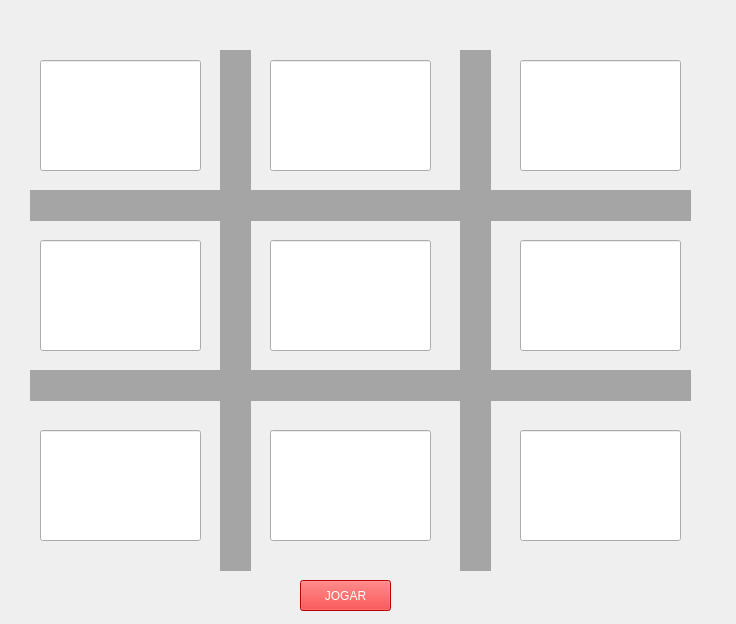
<?xml version="1.0" encoding="UTF-8"?>
<ui version="4.0">
 <class>mainWindow</class>
 <widget class="QMainWindow" name="mainWindow">
  <property name="geometry">
   <rect>
    <x>0</x>
    <y>0</y>
    <width>736</width>
    <height>624</height>
   </rect>
  </property>
  <property name="windowTitle">
   <string>Jogo da velha</string>
  </property>
  <property name="windowIcon">
   <iconset>
    <normaloff>velha.jpeg</normaloff>velha.jpeg</iconset>
  </property>
  <widget class="QWidget" name="centralwidget">
   <widget class="QFrame" name="verticalFrame">
    <property name="geometry">
     <rect>
      <x>30</x>
      <y>190</y>
      <width>661</width>
      <height>31</height>
     </rect>
    </property>
    <property name="styleSheet">
     <string notr="true">background-color: rgb(165, 165, 165);</string>
    </property>
    <layout class="QVBoxLayout" name="verticalLayout">
     <item>
      <widget class="QLabel" name="label_2">
       <property name="styleSheet">
        <string notr="true">font: 16pt &quot;MS Shell Dlg 2&quot;;
color: rgb(255, 0, 0);
</string>
       </property>
       <property name="text">
        <string/>
       </property>
      </widget>
     </item>
    </layout>
   </widget>
   <widget class="QFrame" name="verticalFrame_2">
    <property name="geometry">
     <rect>
      <x>30</x>
      <y>370</y>
      <width>661</width>
      <height>31</height>
     </rect>
    </property>
    <property name="styleSheet">
     <string notr="true">background-color: rgb(165, 165, 165);</string>
    </property>
    <layout class="QVBoxLayout" name="verticalLayout_2"/>
   </widget>
   <widget class="QFrame" name="horizontalFrame">
    <property name="geometry">
     <rect>
      <x>220</x>
      <y>50</y>
      <width>31</width>
      <height>521</height>
     </rect>
    </property>
    <property name="styleSheet">
     <string notr="true">background-color: rgb(165, 165, 165);</string>
    </property>
    <layout class="QHBoxLayout" name="horizontalLayout"/>
   </widget>
   <widget class="QFrame" name="horizontalFrame_2">
    <property name="geometry">
     <rect>
      <x>460</x>
      <y>50</y>
      <width>31</width>
      <height>521</height>
     </rect>
    </property>
    <property name="styleSheet">
     <string notr="true">background-color: rgb(165, 165, 165);</string>
    </property>
    <layout class="QHBoxLayout" name="horizontalLayout_2"/>
   </widget>
   <widget class="QLineEdit" name="lineEdit">
    <property name="geometry">
     <rect>
      <x>40</x>
      <y>60</y>
      <width>161</width>
      <height>111</height>
     </rect>
    </property>
    <property name="styleSheet">
     <string notr="true">font: 48pt &quot;MS Shell Dlg 2&quot;;</string>
    </property>
    <property name="text">
     <string/>
    </property>
   </widget>
   <widget class="QLineEdit" name="lineEdit_2">
    <property name="geometry">
     <rect>
      <x>270</x>
      <y>60</y>
      <width>161</width>
      <height>111</height>
     </rect>
    </property>
    <property name="styleSheet">
     <string notr="true">font: 48pt &quot;MS Shell Dlg 2&quot;;</string>
    </property>
   </widget>
   <widget class="QLineEdit" name="lineEdit_3">
    <property name="geometry">
     <rect>
      <x>520</x>
      <y>60</y>
      <width>161</width>
      <height>111</height>
     </rect>
    </property>
    <property name="styleSheet">
     <string notr="true">font: 48pt &quot;MS Shell Dlg 2&quot;;</string>
    </property>
   </widget>
   <widget class="QLineEdit" name="lineEdit_4">
    <property name="geometry">
     <rect>
      <x>40</x>
      <y>240</y>
      <width>161</width>
      <height>111</height>
     </rect>
    </property>
    <property name="styleSheet">
     <string notr="true">font: 48pt &quot;MS Shell Dlg 2&quot;;</string>
    </property>
   </widget>
   <widget class="QLineEdit" name="lineEdit_5">
    <property name="geometry">
     <rect>
      <x>270</x>
      <y>240</y>
      <width>161</width>
      <height>111</height>
     </rect>
    </property>
    <property name="styleSheet">
     <string notr="true">font: 48pt &quot;MS Shell Dlg 2&quot;;</string>
    </property>
   </widget>
   <widget class="QLineEdit" name="lineEdit_6">
    <property name="geometry">
     <rect>
      <x>520</x>
      <y>240</y>
      <width>161</width>
      <height>111</height>
     </rect>
    </property>
    <property name="styleSheet">
     <string notr="true">font: 48pt &quot;MS Shell Dlg 2&quot;;</string>
    </property>
   </widget>
   <widget class="QLineEdit" name="lineEdit_7">
    <property name="geometry">
     <rect>
      <x>40</x>
      <y>430</y>
      <width>161</width>
      <height>111</height>
     </rect>
    </property>
    <property name="styleSheet">
     <string notr="true">font: 48pt &quot;MS Shell Dlg 2&quot;;</string>
    </property>
   </widget>
   <widget class="QLineEdit" name="lineEdit_8">
    <property name="geometry">
     <rect>
      <x>270</x>
      <y>430</y>
      <width>161</width>
      <height>111</height>
     </rect>
    </property>
    <property name="styleSheet">
     <string notr="true">font: 48pt &quot;MS Shell Dlg 2&quot;;</string>
    </property>
   </widget>
   <widget class="QLineEdit" name="lineEdit_9">
    <property name="geometry">
     <rect>
      <x>520</x>
      <y>430</y>
      <width>161</width>
      <height>111</height>
     </rect>
    </property>
    <property name="styleSheet">
     <string notr="true">font: 48pt &quot;MS Shell Dlg 2&quot;;</string>
    </property>
   </widget>
   <widget class="QPushButton" name="pushButton">
    <property name="geometry">
     <rect>
      <x>300</x>
      <y>580</y>
      <width>91</width>
      <height>31</height>
     </rect>
    </property>
    <property name="styleSheet">
     <string notr="true">background-color: rgb(255, 0, 0);
font: 14pt &quot;Mongolian Baiti&quot;;
color: rgb(255, 255, 255);</string>
    </property>
    <property name="text">
     <string>JOGAR</string>
    </property>
   </widget>
   <widget class="QLabel" name="label">
    <property name="geometry">
     <rect>
      <x>40</x>
      <y>20</y>
      <width>641</width>
      <height>31</height>
     </rect>
    </property>
    <property name="styleSheet">
     <string notr="true">font: 16pt &quot;MS Shell Dlg 2&quot;;
color: rgb(255, 0, 0);
</string>
    </property>
    <property name="text">
     <string/>
    </property>
   </widget>
  </widget>
 </widget>
 <resources/>
 <connections/>
</ui>
